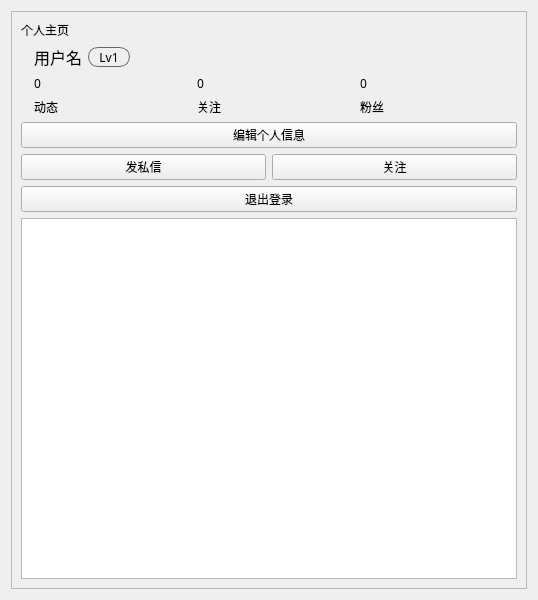
<?xml version="1.0" encoding="UTF-8"?>
<ui version="4.0">
 <class>UserInfoWindow</class>
 <widget class="QWidget" name="UserInfoWindow">
  <property name="geometry">
   <rect>
    <x>0</x>
    <y>0</y>
    <width>538</width>
    <height>600</height>
   </rect>
  </property>
  <property name="font">
   <font>
    <family>Microsoft YaHei</family>
   </font>
  </property>
  <property name="windowTitle">
   <string>Form</string>
  </property>
  <layout class="QVBoxLayout" name="verticalLayout_7">
   <item>
    <widget class="QScrollArea" name="scrollArea">
     <property name="widgetResizable">
      <bool>true</bool>
     </property>
     <widget class="QWidget" name="scrollAreaWidgetContents">
      <property name="geometry">
       <rect>
        <x>0</x>
        <y>0</y>
        <width>514</width>
        <height>576</height>
       </rect>
      </property>
      <layout class="QVBoxLayout" name="verticalLayout_5">
       <item>
        <widget class="QLabel" name="label">
         <property name="text">
          <string>个人主页</string>
         </property>
         <property name="wordWrap">
          <bool>true</bool>
         </property>
        </widget>
       </item>
       <item>
        <layout class="QHBoxLayout" name="horizontalLayout_4">
         <item>
          <widget class="QLabel" name="avatarLabel">
           <property name="maximumSize">
            <size>
             <width>80</width>
             <height>80</height>
            </size>
           </property>
           <property name="text">
            <string/>
           </property>
           <property name="pixmap">
            <pixmap resource="../res.qrc">:/img/default-avatar</pixmap>
           </property>
           <property name="scaledContents">
            <bool>true</bool>
           </property>
          </widget>
         </item>
         <item>
          <layout class="QVBoxLayout" name="verticalLayout_4">
           <item>
            <layout class="QHBoxLayout" name="horizontalLayout_2">
             <item>
              <widget class="QLabel" name="nickNameLabel">
               <property name="minimumSize">
                <size>
                 <width>0</width>
                 <height>0</height>
                </size>
               </property>
               <property name="maximumSize">
                <size>
                 <width>16777215</width>
                 <height>30</height>
                </size>
               </property>
               <property name="font">
                <font>
                 <family>Microsoft YaHei</family>
                 <pointsize>12</pointsize>
                </font>
               </property>
               <property name="text">
                <string>用户名</string>
               </property>
               <property name="wordWrap">
                <bool>false</bool>
               </property>
              </widget>
             </item>
             <item>
              <widget class="QLabel" name="levelLayout">
               <property name="minimumSize">
                <size>
                 <width>42</width>
                 <height>20</height>
                </size>
               </property>
               <property name="maximumSize">
                <size>
                 <width>42</width>
                 <height>20</height>
                </size>
               </property>
               <property name="font">
                <font>
                 <family>Microsoft YaHei</family>
                </font>
               </property>
               <property name="styleSheet">
                <string notr="true">border: 1px solid #666666;
border-radius: 10px;</string>
               </property>
               <property name="frameShadow">
                <enum>QFrame::Plain</enum>
               </property>
               <property name="text">
                <string>Lv1</string>
               </property>
               <property name="scaledContents">
                <bool>true</bool>
               </property>
               <property name="alignment">
                <set>Qt::AlignCenter</set>
               </property>
               <property name="wordWrap">
                <bool>true</bool>
               </property>
              </widget>
             </item>
             <item>
              <spacer name="horizontalSpacer">
               <property name="orientation">
                <enum>Qt::Horizontal</enum>
               </property>
               <property name="sizeHint" stdset="0">
                <size>
                 <width>40</width>
                 <height>20</height>
                </size>
               </property>
              </spacer>
             </item>
            </layout>
           </item>
           <item>
            <layout class="QHBoxLayout" name="horizontalLayout">
             <item>
              <layout class="QVBoxLayout" name="verticalLayout">
               <item>
                <widget class="QLabel" name="eventNum">
                 <property name="text">
                  <string>0</string>
                 </property>
                </widget>
               </item>
               <item>
                <widget class="QLabel" name="label_2">
                 <property name="text">
                  <string>动态</string>
                 </property>
                </widget>
               </item>
              </layout>
             </item>
             <item>
              <layout class="QVBoxLayout" name="verticalLayout_2">
               <item>
                <widget class="QLabel" name="followNum">
                 <property name="text">
                  <string>0</string>
                 </property>
                </widget>
               </item>
               <item>
                <widget class="QLabel" name="label_3">
                 <property name="text">
                  <string>关注</string>
                 </property>
                </widget>
               </item>
              </layout>
             </item>
             <item>
              <layout class="QVBoxLayout" name="verticalLayout_3">
               <item>
                <widget class="QLabel" name="fanNum">
                 <property name="text">
                  <string>0</string>
                 </property>
                </widget>
               </item>
               <item>
                <widget class="QLabel" name="label_4">
                 <property name="text">
                  <string>粉丝</string>
                 </property>
                </widget>
               </item>
              </layout>
             </item>
            </layout>
           </item>
          </layout>
         </item>
        </layout>
       </item>
       <item>
        <widget class="QPushButton" name="editButton">
         <property name="text">
          <string>编辑个人信息</string>
         </property>
        </widget>
       </item>
       <item>
        <layout class="QHBoxLayout" name="horizontalLayout_3">
         <item>
          <widget class="QPushButton" name="messageButton">
           <property name="text">
            <string>发私信</string>
           </property>
          </widget>
         </item>
         <item>
          <widget class="QPushButton" name="followButton">
           <property name="text">
            <string>关注</string>
           </property>
          </widget>
         </item>
        </layout>
       </item>
       <item>
        <widget class="QPushButton" name="quitButton">
         <property name="text">
          <string>退出登录</string>
         </property>
        </widget>
       </item>
       <item>
        <widget class="QListWidget" name="listWidget"/>
       </item>
      </layout>
     </widget>
    </widget>
   </item>
  </layout>
 </widget>
 <resources>
  <include location="../res.qrc"/>
 </resources>
 <connections/>
</ui>
